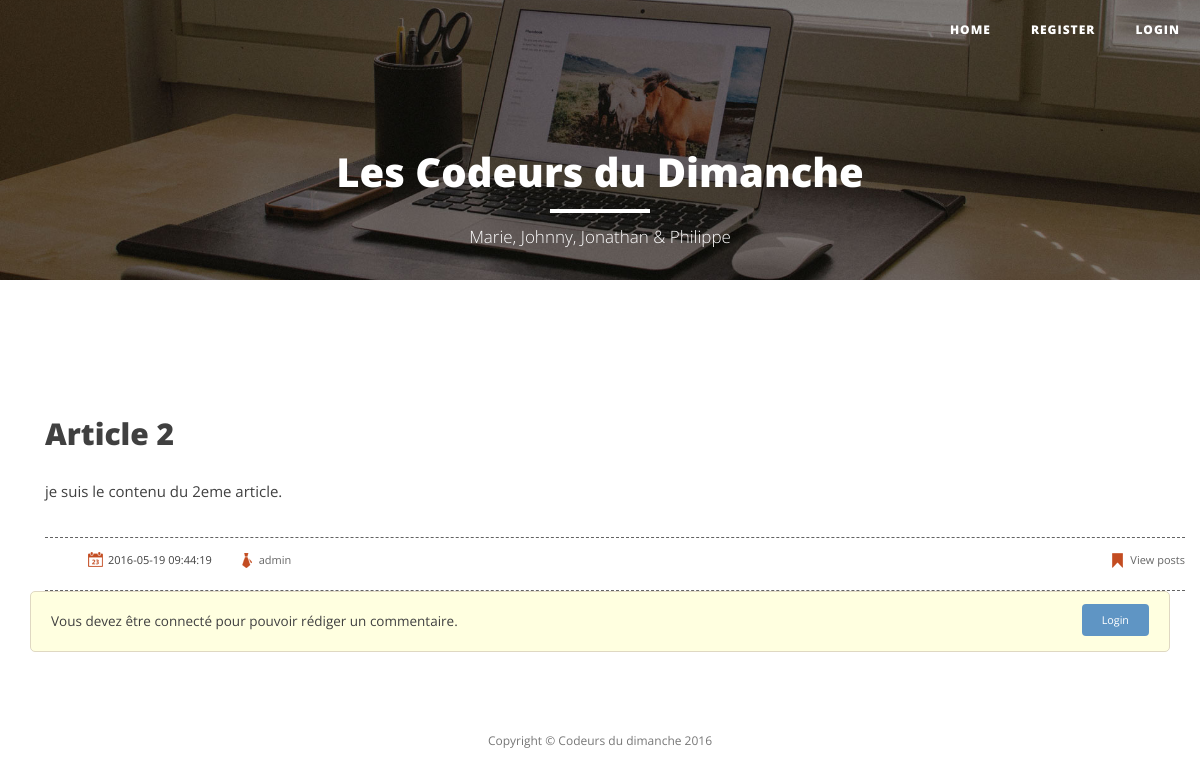
The app's page /index.php?page=article&id=1 with its own data.
### tables this page shows
CREATE TABLE IF NOT EXISTS `articles` (
  `id` int(10) unsigned NOT NULL AUTO_INCREMENT,
  `titre` varchar(255) NOT NULL,
  `contenu` varchar(1023) NOT NULL,
  `date` timestamp NOT NULL DEFAULT CURRENT_TIMESTAMP,
  `auteur` int(11) NOT NULL,
  PRIMARY KEY (`id`)
);

CREATE TABLE IF NOT EXISTS `users` (
  `id` int(10) unsigned NOT NULL AUTO_INCREMENT,
  `login` varchar(15) NOT NULL,
  `email` varchar(63) NOT NULL,
  `password` varchar(255) NOT NULL,
  `date` timestamp NOT NULL DEFAULT CURRENT_TIMESTAMP,
  `role` tinyint(1) NOT NULL DEFAULT '0',
  PRIMARY KEY (`id`)
);

### apps/content.php (called while the page is built)
<?php
require('views/content.phtml');
?>

### apps/skel.php (called while the page is built)
<?php
require('views/skel.phtml');
?>

### index.php (called while the page is built, shortened)
<?php
require('apps/skel.php');
?>

### views/article.phtml (the view)
<div class="container">
	<div class="row">
		<div class="col-lg-12 col-md-12">
		<div class="post-preview">
				<h2 class="post-title"><?=$titre?></h2>
			<p class="complete_article"><?=$contenu?></p>
		</div>
		</div>
	</div>
	<div class="artical-links">
			<ul>
				<li><small> </small><span><?=$date?></span></li>
				<li><a href="#"><small class="admin"> </small><span><?=$auteur?></span></a></li>
				<li><a href="#"><small class="posts"> </small><span>View posts</span></a></li>
			</ul>
	</div>
</div>

### public/css/style_single.css (style rules this page uses)
* { font-family: 'Open Sans', 'Helvetica Neue', Helvetica, Arial, sans-serif; }
.artical-links { padding: 10px 0px; border:1px dashed rgba(0, 0, 0, 0.61); border-left: none; margin-top: 5px; border-right: none; }
.artical-links ul li { display:inline-block; }
.artical-links ul li:last-child { float:right; }
.artical-links ul li a span { vertical-align:top; }
.artical-links ul li small { background:url(../images/img-sprite.png)no-repeat -18px -90px; width: 20px; height: 20px; display: inline-block; margin-right:3px; vertical-align: middle; }
.artical-links ul li small.admin { background-position:-48px -90px; }
.artical-links ul li small.posts { background-position:-101px -90px; }
.artical-links ul li a { color: #666; padding-left: 20px; }
.artical-links ul li span { font-size: 11px; margin-top: 4px; display: inline-block; }

### public/css/style.css (style rules this page uses)
.complete_article { font-size: 15px; }

### records on screen
articles: titre "Article 2", contenu "je suis le contenu du 2eme article.", date "2016-05-19 09:44:19"
users: login "admin"
